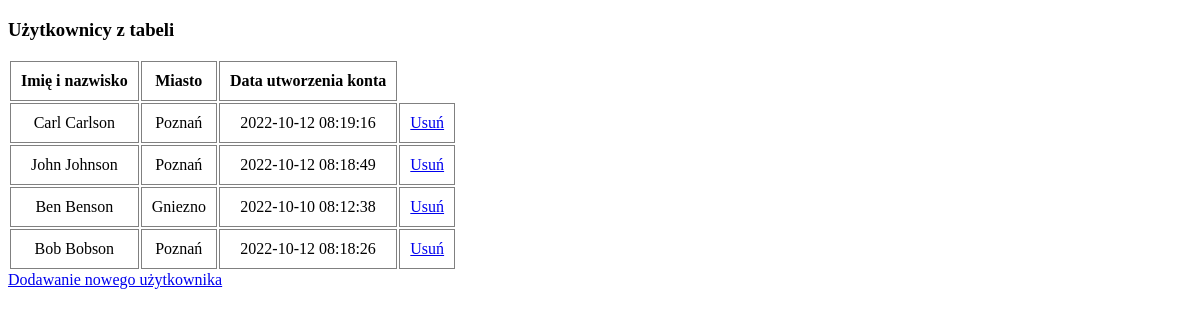
The app's page /4_tabela_insert.php, older data.
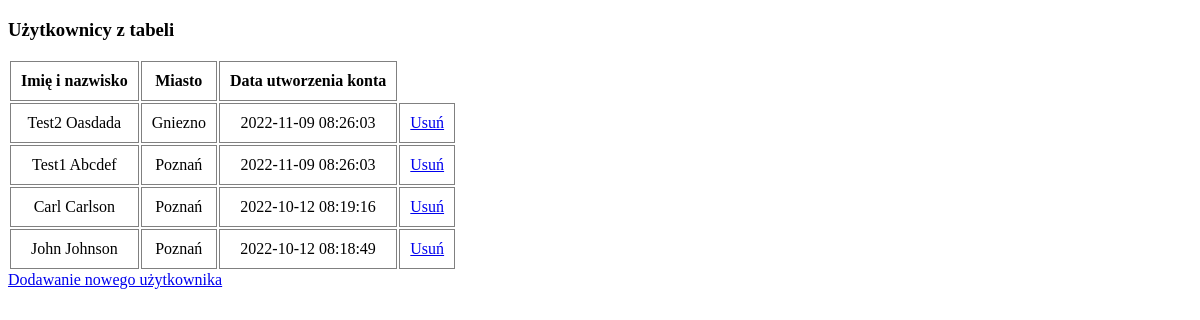
The same page, newer data.
### tables this page shows
CREATE TABLE `users` (
  `id` int(10) UNSIGNED NOT NULL,
  `city_id` int(10) UNSIGNED NOT NULL,
  `name` varchar(20) NOT NULL,
  `surname` varchar(50) NOT NULL,
  `created_at` datetime NOT NULL DEFAULT current_timestamp()
);

CREATE TABLE `cities` (
  `id` int(10) UNSIGNED NOT NULL,
  `city` varchar(50) NOT NULL
);

### 4_tabela_insert.php (the view, shortened to what this page needs)
<!DOCTYPE html>
<html lang="en" dir="ltr">
  <head>
    <link rel="stylesheet" href="./styles/style.css">
  </head>
  <body>
    <h3>Użytkownicy z tabeli</h3>
    <table>
      <tr>
        <th>Imię i nazwisko</th>
        <th>Miasto</th>
        <th>Data utworzenia konta</th>
      </tr>
      <?php
        require_once("./scripts/1_connect.php");
        $sql = "SELECT `users`.`id`, `users`.`name`, `users`.`surname`, `users`.`created_at`, `cities`.`city` FROM `users` INNER JOIN `cities` ON `users`.`city_id`=`cities`.`id` ORDER BY id DESC;";
        $result = $conn->query($sql);
        while ($user = $result->fetch_assoc()) {
          echo <<< E
          <tr>
            <td>$user[name] $user[surname]</td>
            <td>$user[city]</td>
            <td>$user[created_at]</td>
            <td><a href="./scripts/delete_user.php?userid=$user[id]">Usuń</a></td>
          </tr>
          E;
        }
        echo "</table>";
          if (isset($_GET['adduser'])){
            echo "<h4>Dodawanie nowego użytkownika</h4>";
            echo <<< ADDUSER
            <form action="./scripts/add_user.php" method="post">
            <select name="city_id">
              ADDUSER;
              $sql="SELECT * FROM `cities`";
              $result=$conn->query($sql);
              while ($city=$result->fetch_assoc()){
                echo "<option value=\"$city[id]\">$city[city]</option>";
              }
            echo <<< ADDUSER
              </select><br><br>
              <input type="text" name="name" placeholder="Podaj imie" value="Test"><br><br>
              <input type="text" name="surname" placeholder="Podaj nazwisko" value="Testing"><br><br>
              <input type="submit" value="Dodaj użytkownika">
            </form>
            ADDUSER;
          }else{
            echo '<a href="./4_tabela_insert.php?adduser=1">Dodawanie nowego użytkownika</a>';
          }
      ?>
  </body>
</html>

Row changes from the older to the newer data that the page shows:
removed users: name "Ben", surname "Benson", city.city "Gniezno", created_at "2022-10-10 08:12:38"
removed users: name "Bob", surname "Bobson", city.city "Poznań", created_at "2022-10-12 08:18:26"
added users: name "Test2", surname "Oasdada", city.city "Gniezno", created_at "2022-11-09 08:26:03"
added users: name "Test1", surname "Abcdef", city.city "Poznań", created_at "2022-11-09 08:26:03"
